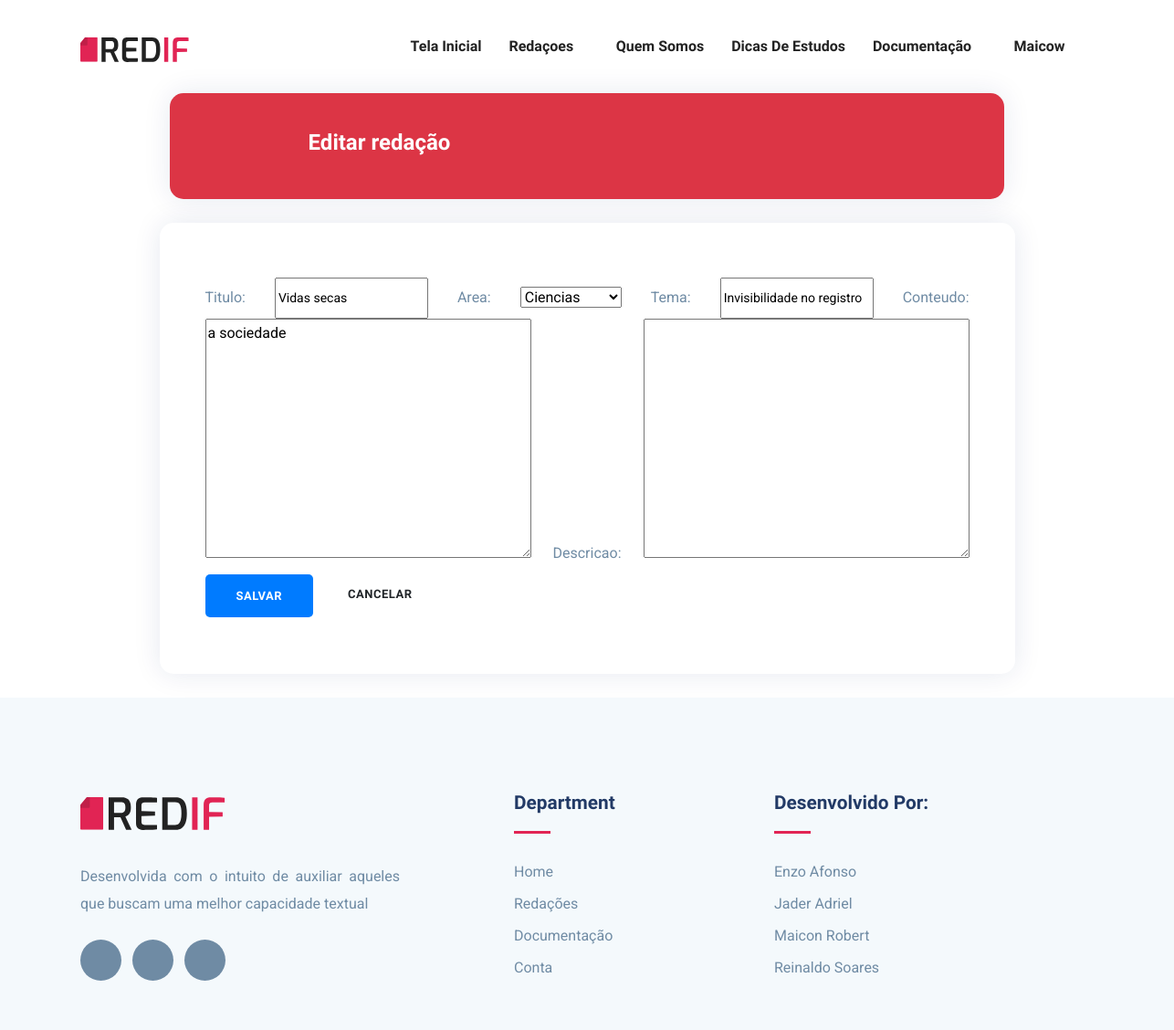
Screenshot of /redif/editar/1/ (signed in) with the database file from the repository.
### RedifApp/models.py (models this page shows, shortened)
class Redacao(models.Model):
    AREA_CHOICES = (
        ("C",   "Ciencias"),
        ("B",   "Biologia"),
        ("S",   "Sociedade"),
        ("E",   "Engenharias"),
        ("L",   "Linguística"),
        ("P",   "Política"),
        ("H",   "História"),
    )
    titulo = models.CharField(
        max_length = 45,
        blank = False,
        null = False,
    )
    area = MultiSelectField(
        max_length=20,
        max_choices=4,
        choices= AREA_CHOICES,
        blank=False,
        null = False,
    )
    tema = models.CharField(
        blank=False,
        null = False,
        max_length=45
    )
    conteudo = models.TextField(
        blank = False,
        null = False,
        max_length= 15000
    )
    descricao = models.TextField(
        max_length=300,
        blank= True,
        null= True,
        default=None
    )
    data_criacao = models.DateTimeField(
        default=datetime.date.today
    )
    fk_autor = models.ForeignKey(
        Usuario,
        on_delete=models.CASCADE,
        related_name='Redacao'
    )
    avaliacoes = models.ManyToManyField(
        Usuario,
        related_name="redacoesAvaliadas",
        through="Avaliacao"
    )

### RedifApp/views.py (the view)
# urls.py: path('editar/<int:id>/',                views.editarRedacao,    name = 'editarRedacao'),
@login_required
def editarRedacao(request, id):
    redacao = Redacao.objects.get(pk=id)
    if request.method == "POST":
        form = RedacaoForm(request.POST, instance=redacao)
        if form.is_valid():
            form.save()
            return HttpResponseRedirect("/redif/")
    else:
        form = RedacaoForm(instance=redacao)
    context = {
        "Redacao" : redacao,
        "form"    : form,
        "id"      : id,
        'Usuario' : usuario(request),
    }
    return render(request, "redacao/editar.html", context)

### RedifApp/forms.py
class RedacaoForm(forms.ModelForm):
    class Meta:
        model = Redacao
        fields = ['titulo', 'area', 'tema', 'conteudo', 'descricao']

### RedifApp/views.py (called while the page is built)
def usuario(request):
    user = False
    if Usuario.is_authenticated:
        try:
            user = request.user.id
            user = Usuario.objects.get(pk=user)
        except: pass
    return user

### Templates/redacao/editar.html (shortened to what this page needs)
{% extends '-index.html' %}
{% load static %}
{%load bootstrap%}
{% block head %}
<link rel="stylesheet" href="{% static 'css/redacoes/style.css'%}">
{%endblock%}
{% block content %}
<div class="container-fluid col-9" >
    <div class="feature-item row justify-content-center align-middle bg-danger"  style="height: auto;">
        <div class="col-9">
            <h3 class="text-white justify-content-center">
               Editar redação
            </h3>
        </div>
    </div>
</div>
<br>
<div class="row justify-content-center">
    <div class="col-9">
        <div class="feature-item mb-5 mb-lg-0">
            <div class="card-body">
                <form action="/redif/editar/{{id}}/" method="post">
                    {{ form|bootstrap }}
                    <input type="submit" class="btn btn-primary" value="Salvar">
                    <a href="/redif">
                        <button type="button" class="btn mb-1">
                            Cancelar <span class="btn-icon-right">  </span>
                        </button>
                    </a>
                </div></div>
            </div>
        </div>
{%endblock%}

### Templates/-nav.html (shortened to what this page needs)
{%load bootstrap%}
{% load static %}
<header style="background: #ffffff;">
	<nav class="navbar navbar-expand-lg navigation" id="navbar">
		<div class="container align-items-center">
			<a class="navbar-brand" href="\redif\home">
				<img src="{% static 'images/logo.svg' %}" alt="" class="" style="width: 7.5rem; height:auto">
			</a>
			<div class="collapse navbar-collapse" id="navbarmain">
				<ul class="navbar-nav ml-auto">
					<li class="nav-item active">
					  <a class="nav-link" href="/redif/home/">Tela inicial</a>
					</li>
					<li class="nav-item dropdown">
						<a class="nav-link dropdown-toggle" href="{% static 'doctor.html' %}" id="dropdown03" data-toggle="dropdown" aria-haspopup="true" aria-expanded="false">Redaçoes <i class="icofont-thin-down"></i></a>
					  </li>
					<li class="nav-item"><a class="nav-link" href="#footer">Quem Somos</a></li>
					 <li class="nav-item"><a class="nav-link" href="/redif/Pag-Dicas/PagDicasGeral"> Dicas de Estudos</a></li>
					 <li class="nav-item"><a class="nav-link" href="https://docs.google.com/document/d/1zSjQhVjvV4H418FqEAB1fpZLyEhNMom0jfDqtOzfCrk/edit?usp=sharing">Documentação</a></li>
					  {% if Usuario%}
						<li class="nav-item dropdown">
						  <a class="nav-link dropdown-toggle" href="/redif/perfil/{{ Usuario.username }}/" id="dropdown03" data-toggle="dropdown" aria-haspopup="true" aria-expanded="false"><i class="icofont-ui-user"></i>  {{Usuario.username}} <i class="icofont-thin-down"></i></a>
						</li>
					  {% endif %}
				  </ul>
			</div>
		</div>
	</nav>
</header>

### static/css/style.css (style rules this page uses)
html { overflow-x: hidden; }
body { line-height: 1.6; font-family: "Roboto", sans-serif; -webkit-font-smoothing: antialiased; font-size: 16px; color: #6F8BA4; font-weight: 400; }
h1, .h1, h2, .h2, h3, .h3, h4, .h4, h5, .h5, h6, .h6 { font-family: "Exo", sans-serif; font-weight: 700; color: #222; }
h3, .h3 { font-size: 1.5rem; }
input[type="email"], input[type="password"], input[type="text"], input[type="tel"] { box-shadow: none; height: 45px; outline: none; font-size: 14px; }
.btn { display: inline-block; font-size: 14px; font-size: 0.8125rem; font-weight: 700; letter-spacing: .5px; padding: .75rem 2rem; font-family: "Exo", sans-serif; text-transform: uppercase; border-radius: 5px; border: 2px solid transparent; transition: all .35s ease; }
a { color: #222; text-decoration: none; transition: all .35s ease; }
#navbarmain { padding: 20px 0px; }
#navbarmain .nav-link { font-weight: 600; padding: 10px 15px; color: #222; font-family: "Exo", sans-serif; text-transform: capitalize; font-size: 16px; transition: all .25s ease; }
.dropdown-toggle::after { display: none; }
.navbar-brand { margin-top: 10px; }
.feature-item { flex-basis: 33.33%; margin: 0px 10px; padding: 40px 30px; background-color: #fff; border-radius: 15px 15px 15px 15px; box-shadow: 0px 0px 30px 0px rgba(0, 42, 106, 0.1); }

### Templates/-index.html (style rules this page uses)
* { text-align: justify; }

### rows the page displays
Redacao: titulo "Vidas secas", area "Ciencias", tema "Invisibilidade no registro", conteudo "a sociedade"

### other values shown
{{ Usuario.username }} "Maicow"
